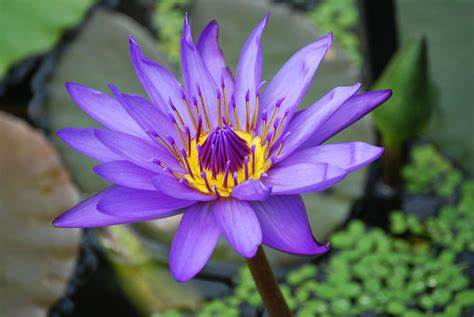
#> input picture flower.jpg, 474 x 317 px, found by its file name
$ python l2q2.py
#> lines starting #> are read from the running program, lines starting #| are printed output that depends on the picture
import cv2 as cv
import matplotlib.pyplot as plt
import numpy as np

path=r"C:\Users\student\PycharmProjects\220962410_Udita\flower.jpg"
img_rgb=cv.imread(path)
#> img_rgb is the input picture: shape (317, 474, 3); mean B, G, R 112.5, 99.1, 101.8
img=cv.cvtColor(img_rgb, cv.COLOR_BGR2RGB)
img_asfloat=img.astype(np.float32)
c=255/(np.log(1+np.max(img_asfloat)))
#> c = 45.99
log=c*np.log(1+img_asfloat)
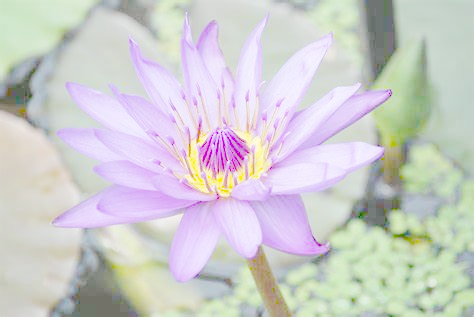
#> log: shape (317, 474, 3) float32; mean R, G, B 206.1, 205.7, 205.2

log=np.array(log,dtype=np.uint8)
newpath=r"C:\Users\student\PycharmProjects\220962410_Udita\images\log_flower.jpg"
cv.imwrite(newpath,log)

titles=["original image", "log transformed image"]
images=[img, log]

plt.subplot(121)
plt.title(titles[0])
plt.imshow(images[0])
plt.xticks([])
plt.yticks([])

plt.subplot(122)
plt.title(titles[1])
plt.imshow(images[1])
plt.xticks([])
plt.yticks([])

plt.show()
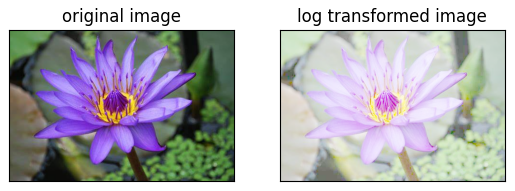
#> figure drawn by matplotlib, 2 panels
